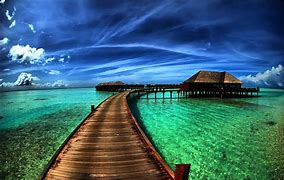
#> input picture image.jpg, 284 x 180 px
$ python image_processing_task1.py
#> lines starting #> are read from the running program, lines starting #| are printed output that depends on the picture
import cv2
import numpy as np
import os
import matplotlib.pyplot as plt
import random

def display_images_and_histograms(images, titles):
    """Displays images with their color channel histograms."""
    plt.figure(figsize=(15, 9))

    for i in range(len(images)):
        image = images[i]
        title = titles[i]

        plt.subplot(3, 4, i * 4 + 1)
        plt.imshow(cv2.cvtColor(image, cv2.COLOR_BGR2RGB))
        plt.title(title)
        plt.axis('off')

        hist_b = cv2.calcHist([image], [0], None, [256], [0, 256])
        hist_g = cv2.calcHist([image], [1], None, [256], [0, 256])
        hist_r = cv2.calcHist([image], [2], None, [256], [0, 256])

        plt.subplot(3, 4, i * 4 + 2)
        plt.plot(hist_b, color='blue')
        plt.title('Blue Channel Histogram')
        plt.xlabel('Pixel Value')
        plt.ylabel('Frequency')

        plt.subplot(3, 4, i * 4 + 3)
        plt.plot(hist_g, color='green')
        plt.title('Green Channel Histogram')
        plt.xlabel('Pixel Value')
        plt.ylabel('Frequency')

        plt.subplot(3, 4, i * 4 + 4)
        plt.plot(hist_r, color='red')
        plt.title('Red Channel Histogram')
        plt.xlabel('Pixel Value')
        plt.ylabel('Frequency')

    plt.tight_layout()


def adjust_contrast(image, alpha):
    return cv2.convertScaleAbs(image, alpha=alpha, beta=0)


def adjust_brightness(image, beta):
    return cv2.convertScaleAbs(image, alpha=1.0, beta=beta)


def save_image(image):
    """Saves the image based on user input."""
    save_option = input("Do you want to save the resulting image? (yes/no): ").lower()
    if save_option == 'yes':
        filename = input("Enter the filename to save (with extension, e.g., result.jpg): ")
        cv2.imwrite(filename, image)
        print(f"Image saved as {filename}")
    elif save_option == 'no':
        print("Image not saved.")
    else:
        print("Invalid option. Image not saved.")


def main():
    """Prompts the user for an image path, loads the image, performs operations, and displays results."""

    while True:
        # Ask user to input image path
        while True:
            image_path = input("Enter the path to the image: ")
            if not image_path:
                print("Please enter a valid image path.")
                continue

            # Check if the file exists
            if not os.path.isfile(image_path):
                print(f"Error: File '{image_path}' does not exist. Please try again.")
                continue

            break  # Exit the loop if a valid path is provided
#> this loop made 1 pass; the answer given on pass 1: image.jpg

        # Load the image
        image = cv2.imread(image_path)
#> image is the input picture: shape (180, 284, 3); mean B, G, R 114.8, 102.4, 56.2

        # Check if the image was loaded correctly
        if image is None:
            print(f"Error loading image from {image_path}. Check the file path and permissions.")
            return

        # Generate random values for contrast and brightness adjustment
        random_contrast = random.uniform(0.5, 2.0)  # Random value between 0.5 and 2.0
        random_brightness = random.randint(-100, 100)  # Random integer value between -100 and 100

        # Prepare adjusted images
        contrast_adjusted_image = adjust_contrast(image.copy(), random_contrast)
#> in adjust_contrast, `return cv2.convertScaleAbs(image, alpha=alpha, beta=0)`:
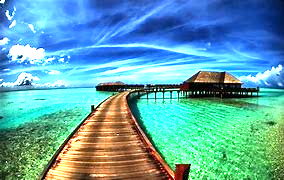
#> returned value: shape (180, 284, 3); mean of channels 0, 1, 2 173.9, 165.8, 96.5; drawn as B, G, R
        brightness_adjusted_image = adjust_brightness(image.copy(), random_brightness)
#> in adjust_brightness, `return cv2.convertScaleAbs(image, alpha=1.0, beta=beta)`:
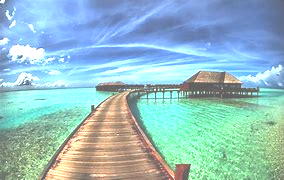
#> returned value: shape (180, 284, 3); mean of channels 0, 1, 2 197.3, 191.2, 149.2; drawn as B, G, R

        # Prepare titles for display
        titles = ['Original Image', f'Contrast Adjusted (Factor: {random_contrast:.2f})', f'Brightness Adjusted (Beta: {random_brightness})']

        # Display images and histograms
        display_images_and_histograms([image, contrast_adjusted_image, brightness_adjusted_image], titles)
#> the loop in display_images_and_histograms, `for i in range(len(images)):` made 3 passes
#> title on passes 1 to 3: 'Original Image', 'Contrast Adjusted (Factor: 1.77)', 'Brightness Adjusted (Beta: 94)'
        plt.show()
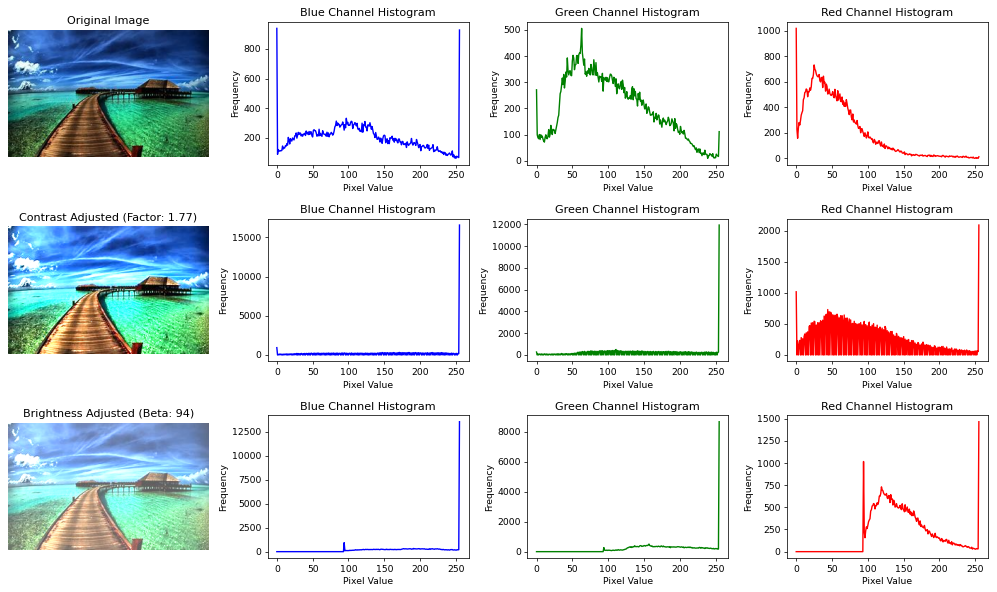
#> figure drawn by matplotlib, 12 panels; panel 2: curve peaks at x = 0, y = 938; panel 3: curve peaks at x = 63, y = 506; panel 4: curve peaks at x = 0, y = 1017; panel 6: curve peaks at x = 255, y = 16588

        # Save resulting image
        save_image(brightness_adjusted_image)  # You can choose any of the adjusted images here
#> the answer given: out.png

        # Ask user if they want to try again or finish the program
        repeat_option = input("Do you want to try again? (yes/no): ").lower()
#> the answer given: n
        if repeat_option != 'yes':
            print("Program finished.")
            break


if __name__ == "__main__":
    main()
